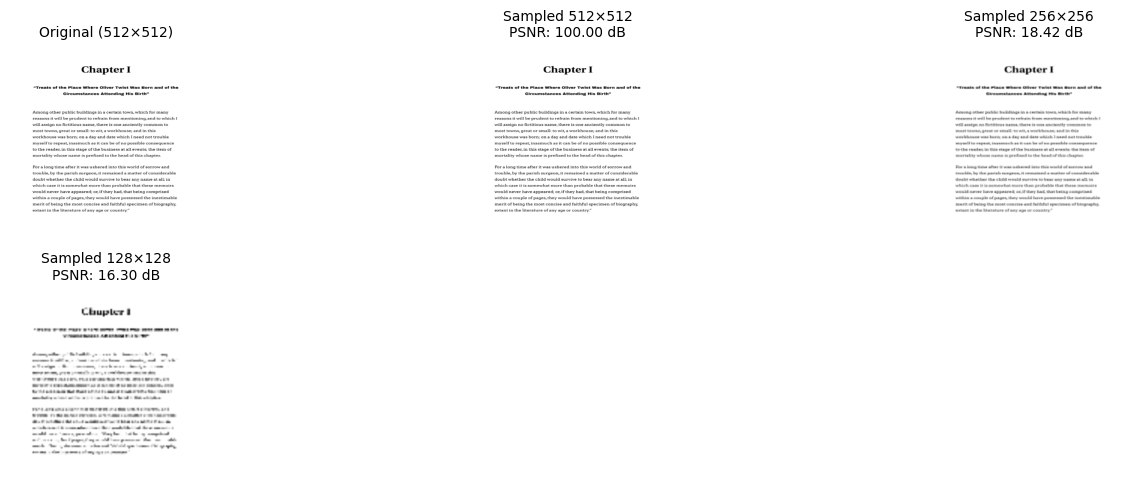
#> input picture outputs/asmt1_run_1/sampling_comparison.png, 1135 x 490 px
$ python scanner.py -i ../outputs/asmt1_run_1/sampling_comparison.png
#> lines starting #> are read from the running program, lines starting #| are printed output that depends on the picture; after the words box and inside, x2 and y2 are one past the last pixel; in counts of white or black regions, pixels touching at a corner belong together
### common/utils.py
"""
Common utilities for Image Processing & Computer Vision assignments.
Includes image loading, saving, display, and metric computation functions.
"""

import numpy as np
import cv2
import matplotlib.pyplot as plt
from skimage.metrics import structural_similarity as ssim
import os


def load_image(image_path, grayscale=False):
    """
    Load an image from disk.

    Args:
        image_path: Path to the image file
        grayscale: If True, convert to grayscale; else load as color

    Returns:
        Image array (H, W, 3) for color or (H, W) for grayscale
    """
    if not os.path.exists(image_path):
        raise FileNotFoundError(f"Image not found: {image_path}")

    img = cv2.imread(image_path)
    if img is None:
        raise ValueError(f"Failed to load image: {image_path}")

    if grayscale:
        img = cv2.cvtColor(img, cv2.COLOR_BGR2GRAY)

    return img


def save_image(image_array, output_path):
    """
    Save an image array to disk.

    Args:
        image_array: Image array to save
        output_path: Path where to save the image

    Returns:
        True if successful, False otherwise
    """
    os.makedirs(os.path.dirname(output_path), exist_ok=True)
    success = cv2.imwrite(output_path, image_array)
    return success


def resize_image(image, size=(512, 512)):
    """
    Resize image to specified dimensions.

    Args:
        image: Input image array
        size: Target size as (width, height)

    Returns:
        Resized image
    """
    return cv2.resize(image, size, interpolation=cv2.INTER_LINEAR)


def convert_to_grayscale(image):
    """Convert color image to grayscale."""
    if len(image.shape) == 2:
        return image
    return cv2.cvtColor(image, cv2.COLOR_BGR2GRAY)


def compute_mse(image1, image2):
    """
    Compute Mean Squared Error between two images.

    Args:
        image1, image2: Images to compare (same shape)

    Returns:
        MSE value
    """
    image1 = image1.astype(np.float32)
    image2 = image2.astype(np.float32)
    mse = np.mean((image1 - image2) ** 2)
    return mse


def compute_psnr(image1, image2, max_val=255.0):
    """
    Compute Peak Signal-to-Noise Ratio between two images.

    Args:
        image1, image2: Images to compare
        max_val: Maximum pixel value (default 255 for 8-bit)

    Returns:
        PSNR value in dB
    """
    mse = compute_mse(image1, image2)
    if mse == 0:
        return 100.0
    psnr = 20 * np.log10(max_val / np.sqrt(mse))
    return psnr


# [20 lines left out: function compute_ssim, not called in this run]


def display_images(images, titles, figsize=(15, 10), save_path=None):
    """
    Display multiple images in a grid.

    Args:
        images: List of image arrays
        titles: List of titles for each image
        figsize: Figure size as (width, height)
        save_path: Optional path to save the figure
    """
    n_images = len(images)
    cols = min(3, n_images)
    rows = (n_images + cols - 1) // cols

    plt.figure(figsize=figsize)

    for idx, (img, title) in enumerate(zip(images, titles)):
        plt.subplot(rows, cols, idx + 1)

        # Handle different image formats
        if len(img.shape) == 2:  # Grayscale
            plt.imshow(img, cmap='gray')
        else:  # Color (BGR -> RGB)
            plt.imshow(cv2.cvtColor(img, cv2.COLOR_BGR2RGB))

        plt.title(title, fontsize=10)
        plt.axis('off')

    plt.tight_layout()

    if save_path:
        os.makedirs(os.path.dirname(save_path), exist_ok=True)
        plt.savefig(save_path, dpi=100, bbox_inches='tight')

    return plt.gcf()


def apply_gaussian_blur(image, kernel_size=(5, 5), sigma=1.0):
    """Apply Gaussian blur to image."""
    return cv2.GaussianBlur(image, kernel_size, sigma)


def apply_median_filter(image, kernel_size=5):
    """Apply median filter to image."""
    return cv2.medianBlur(image, kernel_size)


# [24 lines left out: functions apply_mean_filter, add_gaussian_noise, add_salt_pepper_noise, not called in this run]


def downsample_image(image, factor):
    """Downsample image by specified factor."""
    h, w = image.shape[:2]
    new_h, new_w = h // factor, w // factor
    return cv2.resize(image, (new_w, new_h), interpolation=cv2.INTER_LINEAR)


def upsample_image(image, target_shape):
    """Upsample image to target shape."""
    return cv2.resize(image, target_shape, interpolation=cv2.INTER_LINEAR)


def quantize_image(image, levels):
    """
    Quantize image to specified number of gray levels.

    Args:
        image: Input grayscale image
        levels: Number of gray levels to quantize to

    Returns:
        Quantized image
    """
    quantized = (image.astype(np.float32) / 255.0 * (levels - 1)).round()
    quantized = (quantized / (levels - 1) * 255.0).astype(np.uint8)
    return quantized


# [25 lines left out: functions histogram_equalization, apply_clahe, not called in this run]


def print_section_header(title):
    """Print a formatted section header."""
    width = 70
    print("\n" + "=" * width)
    print(f"  {title.center(width - 4)}")
    print("=" * width)


# [7 lines left out: function print_metrics, not called in this run]

### asmt1_scanner/scanner.py
#!/usr/bin/env python3
"""
Mini Project Assignment 1: Smart Document Scanner & Quality Analysis System

Learning Objectives:
- Understand image sensing and acquisition mechanisms
- Apply grayscale conversion and preprocessing
- Analyze effects of sampling (resolution reduction)
- Analyze effects of quantization (bit-depth reduction)
- Visually and analytically compare image quality

This script simulates a real-world document digitization system and analyzes
how sampling and quantization affect document quality.
"""

import os
import sys
import argparse
import numpy as np
import cv2
import matplotlib.pyplot as plt
from pathlib import Path

# Add parent directory to path to import utils
sys.path.insert(0, os.path.join(os.path.dirname(__file__), '..'))
from common.utils import (
    load_image, save_image, convert_to_grayscale,
    downsample_image, upsample_image, quantize_image,
    display_images, resize_image, print_section_header, compute_mse, compute_psnr
)


def task_1_setup():
    """Task 1: Project Setup and Introduction"""
    print_section_header("Task 1: Project Setup and Introduction")
    print("\nWelcome to the Document Scanning System!")
    print("\nThis system simulates a real-world document digitization workflow that:")
    print("  • Captures documents using scanners or cameras")
    print("  • Analyzes the effects of sampling (resolution) on document quality")
    print("  • Analyzes the effects of quantization (bit-depth) on document quality")
    print("  • Provides visual and analytical comparisons")
    print("\nProject folder structure:")
    print("  document_scanner/")
    print("    +-- scanner.py (this script)")
    print("    +-- outputs/")
    print("    |   +-- sampling_analysis/")
    print("    |   +-- quantization_analysis/")
    print("    |   +-- comparison_figures/")
    print("    +-- README.md")


def task_2_acquisition(image_path):
    """Task 2: Image Acquisition"""
    print_section_header("Task 2: Image Acquisition & Preprocessing")

    # Load image
    print(f"\nLoading image from: {image_path}")
    original_img = load_image(image_path)
#> in load_image, img is the input picture: shape (490, 1135, 3); min 0, max 255, mean 250.3

    # Resize to standard size
    print("Resizing image to standard size (512×512)...")
    original_img = resize_image(original_img, size=(512, 512))
#> in resize_image, `return cv2.resize(image, size, interpolation=cv2.INTER_LINEAR)`:
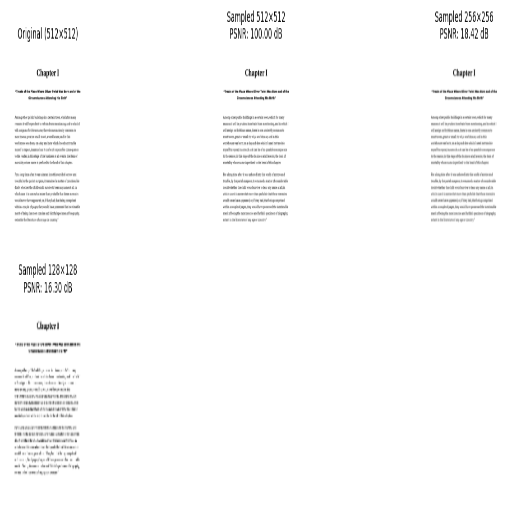
#> returned value: shape (512, 512, 3); min 0, max 255, mean 250.2

    # Convert to grayscale
    print("Converting to grayscale...")
    gray_img = convert_to_grayscale(original_img)

    # Display results
    display_images(
        [original_img, gray_img],
        ["Original Color", "Grayscale"],
        figsize=(10, 5)
    )
#> in display_images, `n_images = len(images)`: n_images = 2
#> in display_images, `rows = (n_images + cols - 1) // cols`: rows = 1
#> the loop in display_images, `for idx, (img, title) in enumerate(zip(images, titles)):` made 2 passes
#> title on passes 1 to 2: 'Original Color', 'Grayscale'

    return gray_img


def task_3_sampling(gray_img, output_dir):
    """Task 3: Image Sampling (Resolution Analysis)"""
    print_section_header("Task 3: Image Sampling (Resolution Analysis)")

    sampling_results = {}
    resolutions = [512, 256, 128]

    for resolution in resolutions:
        print(f"\nProcessing {resolution}×{resolution} resolution...")

        # Calculate downsampling factor
        factor = 512 // resolution

        # Downsample
        downsampled = downsample_image(gray_img, factor)

        # Upsample back to original size for comparison
        upsampled = upsample_image(downsampled, (512, 512))

        # Compute quality metrics
        mse = compute_mse(gray_img, upsampled)
        psnr = compute_psnr(gray_img, upsampled)

        sampling_results[resolution] = {
            'image': upsampled,
            'mse': mse,
            'psnr': psnr,
            'factor': factor
        }

        print(f"  MSE:  {mse:.4f}")
        print(f"  PSNR: {psnr:.4f} dB")
        print(f"  Observation: Text clarity degradation visible at {resolution}×{resolution}")

        # Save output
        output_file = os.path.join(output_dir, f'sampling_{resolution}x{resolution}.jpg')
        save_image(upsampled, output_file)
        print(f"  Saved to: {output_file}")

    # Display all sampling results
    images = [gray_img] + [sampling_results[r]['image'] for r in resolutions]
    titles = ["Original (512×512)"] + [f"Sampled {r}×{r}\nPSNR: {sampling_results[r]['psnr']:.2f} dB"
                                        for r in resolutions]

    fig = display_images(images, titles, figsize=(14, 5))
    fig_path = os.path.join(output_dir, 'sampling_comparison.png')
    plt.savefig(fig_path, dpi=100, bbox_inches='tight')
    print(f"\nSampling comparison figure saved to: {fig_path}")

    return sampling_results


def task_4_quantization(gray_img, output_dir):
    """Task 4: Image Quantization (Gray Level Reduction)"""
    print_section_header("Task 4: Image Quantization (Gray Level Reduction)")

    quantization_results = {}
    quantization_levels = [256, 16, 4, 2]
    bit_depths = [8, 4, 2, 1]

    for levels, bits in zip(quantization_levels, bit_depths):
        print(f"\nProcessing {levels} gray levels ({bits}-bit)...")

        # Quantize
        quantized = quantize_image(gray_img, levels)

        # Compute quality metrics
        mse = compute_mse(gray_img, quantized)
        psnr = compute_psnr(gray_img, quantized)

        quantization_results[levels] = {
            'image': quantized,
            'mse': mse,
            'psnr': psnr,
            'bits': bits
        }

        print(f"  MSE:  {mse:.4f}")
        print(f"  PSNR: {psnr:.4f} dB")
        print(f"  Observation: Posterization artifacts visible at {bits}-bit")

        # Save output
        output_file = os.path.join(output_dir, f'quantized_{levels}_levels_{bits}bit.jpg')
        save_image(quantized, output_file)
        print(f"  Saved to: {output_file}")

    # Display all quantization results
    images = [gray_img] + [quantization_results[l]['image'] for l in quantization_levels[1:]]
    titles = ["Original (8-bit, 256 levels)"] + \
             [f"Quantized ({quantization_results[l]['bits']}-bit, {l} levels)\nPSNR: {quantization_results[l]['psnr']:.2f} dB"
              for l in quantization_levels[1:]]

    fig = display_images(images, titles, figsize=(14, 5))
    fig_path = os.path.join(output_dir, 'quantization_comparison.png')
    plt.savefig(fig_path, dpi=100, bbox_inches='tight')
    print(f"\nQuantization comparison figure saved to: {fig_path}")

    return quantization_results


def task_5_analysis(gray_img, sampling_results, quantization_results):
    """Task 5: Quality Observation & Analysis"""
    print_section_header("Task 5: Quality Observation & Analysis")

    print("\n" + "="*70)
    print("SAMPLING ANALYSIS - Loss of Fine Details")
    print("="*70)

    for resolution in [512, 256, 128]:
        result = sampling_results[resolution]
        print(f"\n{resolution}×{resolution} Resolution:")
        print(f"  • MSE:  {result['mse']:.4f}")
        print(f"  • PSNR: {result['psnr']:.4f} dB")

        if resolution == 512:
            print(f"  • Assessment: HIGH QUALITY - Original resolution maintained")
        elif resolution == 256:
            print(f"  • Assessment: MEDIUM QUALITY - Fine text details slightly blurred")
            print(f"  • OCR Suitability: GOOD - Text still recognizable")
        else:  # 128
            print(f"  • Assessment: LOW QUALITY - Significant detail loss")
            print(f"  • OCR Suitability: POOR - Text becomes fragmented and illegible")

    print("\n" + "="*70)
    print("QUANTIZATION ANALYSIS - Bit-Depth Reduction")
    print("="*70)

    for levels in [256, 16, 4, 2]:
        result = quantization_results[levels]
        print(f"\n{result['bits']}-bit, {levels} Gray Levels:")
        print(f"  • MSE:  {result['mse']:.4f}")
        print(f"  • PSNR: {result['psnr']:.4f} dB")

        if levels == 256:
            print(f"  • Assessment: NO DEGRADATION - Original 8-bit quality")
        elif levels == 16:
            print(f"  • Assessment: ACCEPTABLE - Minor posterization visible")
            print(f"  • OCR Suitability: ACCEPTABLE - Some character features lost")
        elif levels == 4:
            print(f"  • Assessment: POOR - Severe posterization")
            print(f"  • OCR Suitability: DIFFICULT - Text outlines distorted")
        else:  # 2
            print(f"  • Assessment: VERY POOR - Binary image, extreme loss")
            print(f"  • OCR Suitability: UNUSABLE - Text becomes unrecognizable")

    print("\n" + "="*70)
    print("OVERALL CONCLUSIONS")
    print("="*70)
    print("\n1. SAMPLING EFFECTS:")
    print("   • Resolution of 512×512 maintains document legibility")
    print("   • Resolution of 256×256 acceptable for most OCR systems")
    print("   • Resolution of 128×128 unsuitable for quality document digitization")
    print("\n2. QUANTIZATION EFFECTS:")
    print("   • 8-bit (256 levels) essential for maintaining text clarity")
    print("   • 4-bit (16 levels) causes visible artifacts but text still readable")
    print("   • 2-bit (4 levels) severely compromises OCR accuracy")
    print("\n3. RECOMMENDATIONS FOR DOCUMENT SCANNING:")
    print("   • Minimum resolution: 300 DPI (~512x512 for letter-size)")
    print("   • Bit-depth: 8-bit grayscale or higher")
    print("   • Use lossless compression (PNG, TIFF) for archival")


def main():
    parser = argparse.ArgumentParser(description='Smart Document Scanner - Assignment 1')
    parser.add_argument('--input', '-i', type=str, default=None,
                        help='Path to input document image')
    parser.add_argument('--output', '-o', type=str, default='outputs/asmt1',
                        help='Output directory for results')

    args = parser.parse_args()

    # Task 1: Setup
    task_1_setup()

    # Determine input image path
    if args.input is None:
        # Try to find a sample image
        base_dir = os.path.dirname(os.path.abspath(__file__))
        sample_paths = [
            os.path.join(base_dir, '../../assets/asmt1/sample_1.jpg'),
            os.path.join(base_dir, '../../assets/asmt1/sample_1.jpg'),
        ]

        input_path = None
        for path in sample_paths:
            if os.path.exists(path):
                input_path = path
                break

        if input_path is None:
            print("\nError: No input image found. Please provide --input argument.")
            sys.exit(1)
    else:
        input_path = args.input

    # Create output directory
    os.makedirs(args.output, exist_ok=True)

    # Task 2: Acquisition
    gray_img = task_2_acquisition(input_path)

    # Task 3: Sampling Analysis
    sampling_results = task_3_sampling(gray_img, args.output)
#> the loop in task_3_sampling, `for resolution in resolutions:` made 3 passes
#> psnr on passes 1 to 3: 100, 27.56, 24.48
#> (printed output is left out)
#> pass 2, in task_3_sampling, `downsampled = downsample_image(gray_img, factor)`:
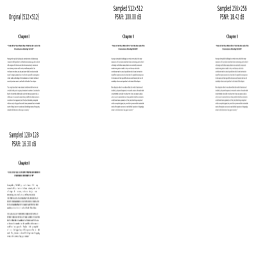
#> downsampled: shape (256, 256); min 65, max 255, mean 250.3
#> after the loop in task_3_sampling, `for resolution in resolutions:`:
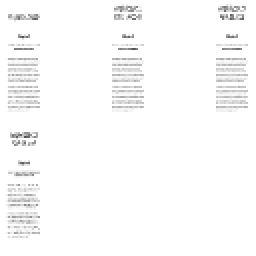
#> downsampled: shape (128, 128) (shown 2 times larger); min 83, max 255, mean 250.2
#> after the loop in task_3_sampling, `for resolution in resolutions:`:
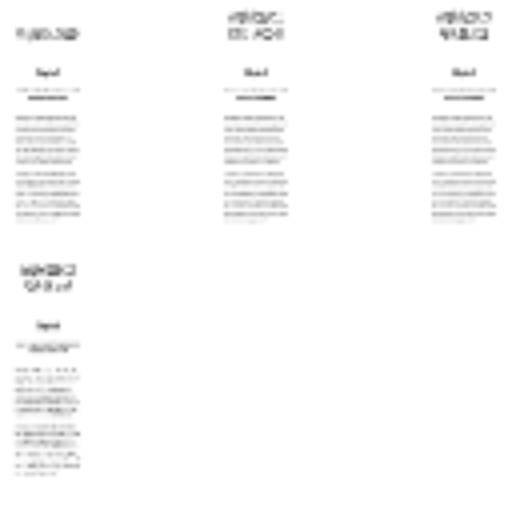
#> upsampled: shape (512, 512); min 97, max 255, mean 250.2
#> after the loop in task_3_sampling, `for resolution in resolutions:`: sampling_results = 3 items
#> in task_3_sampling, `images = [gray_img] + [sampling_results[r]['image'] for r in resolutio..`: images = 4 items
#> the loop in display_images (call 2), `for idx, (img, title) in enumerate(zip(images, titles)):` made 4 passes
#> title on pass 1: 'Original (512×512)'
#| Sampling comparison figure saved to: outputs/asmt1/sampling_comparison.png
#> sampling_results = 3 items

    # Task 4: Quantization Analysis
    quantization_results = task_4_quantization(gray_img, args.output)
#> the loop in task_4_quantization, `for levels, bits in zip(quantization_levels, bit_depths):` made 4 passes
#> psnr on passes 1 to 4: 100, 44.5, 31.59, 23.38
#> (printed output is left out)
#> after the loop in task_4_quantization, `for levels, bits in zip(quantization_levels, bit_depths):`:
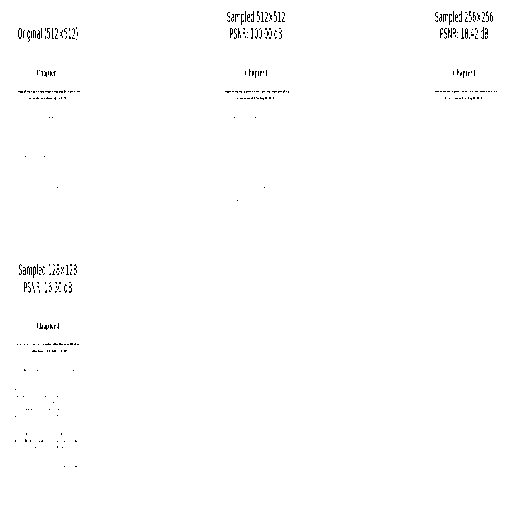
#> quantized: shape (512, 512); 99.3% white; black in thin lines or dots, all inside (x1, y1, x2, y2) = (15, 11, 497, 467)
#> after the loop in task_4_quantization, `for levels, bits in zip(quantization_levels, bit_depths):`: quantization_results = 4 items
#> in task_4_quantization, `plt.savefig(fig_path, dpi=100, bbox_inches='tight')`:
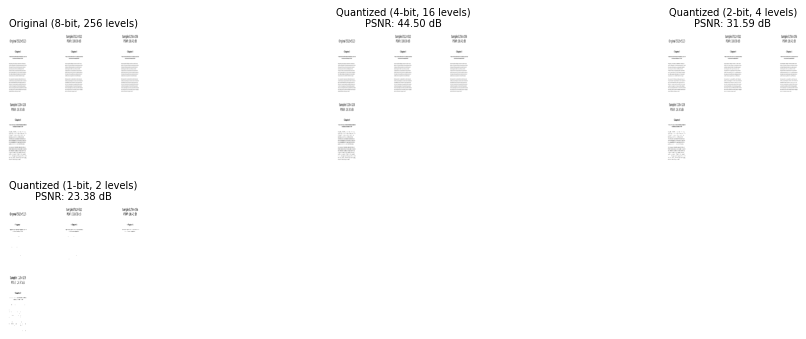
#> figure drawn by matplotlib, 4 panels
#| Quantization comparison figure saved to: outputs/asmt1/quantization_comparison.png
#> quantization_results = 4 items

    # Task 5: Analysis
    task_5_analysis(gray_img, sampling_results, quantization_results)
#> the loop in task_5_analysis, `for resolution in [512, 256, 128]:` made 3 passes
#|   • MSE:  0.0000
#|   • PSNR: 100.0000 dB
#|   • MSE:  114.1247
#|   • PSNR: 27.5570 dB
#|   • MSE:  231.5977
#|   • PSNR: 24.4835 dB
#> the loop in task_5_analysis, `for levels in [256, 16, 4, 2]:` made 4 passes
#| 8-bit, 256 Gray Levels:
#|   • MSE:  0.0000
#|   • PSNR: 100.0000 dB
#| 4-bit, 16 Gray Levels:
#|   • MSE:  2.3088
#|   • PSNR: 44.4969 dB
#> (further printed lines are left out)

    print("\n" + "="*70)
    print("PROCESSING COMPLETE")
    print("="*70)
    print(f"\nAll outputs saved to: {os.path.abspath(args.output)}")
    print("\nGenerated files:")
    print("  • sampling_*.jpg - Individual sampling results")
    print("  • quantized_*.jpg - Individual quantization results")
    print("  • sampling_comparison.png - Sampling analysis figure")
    print("  • quantization_comparison.png - Quantization analysis figure")

    plt.close('all')


if __name__ == '__main__':
    main()
